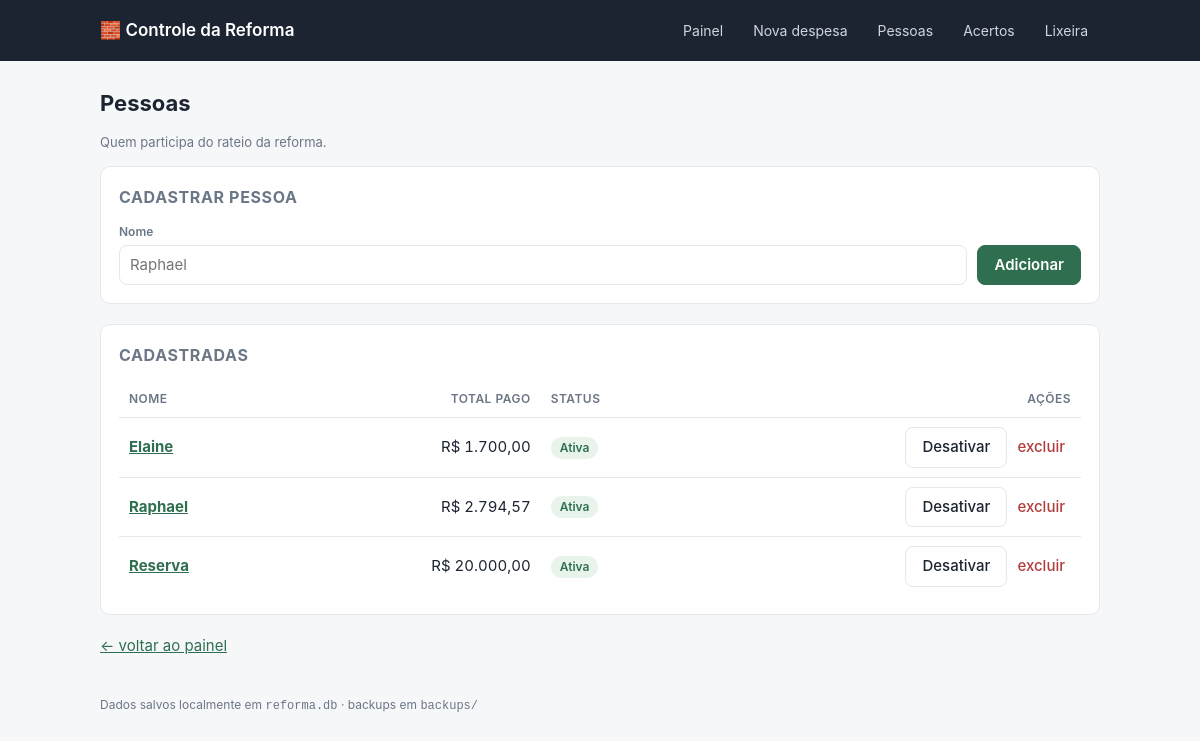
The page /pessoas on the database its author committed.
### tables this page shows
CREATE TABLE pessoa (
    id      INTEGER PRIMARY KEY AUTOINCREMENT,
    nome    TEXT NOT NULL UNIQUE,
    ativo   INTEGER NOT NULL DEFAULT 1
);

### app.py (the view, shortened to what this page needs)
@app.route("/pessoas", methods=["GET", "POST"])
def pessoas():
    return render_template(
        "pessoas.html",
        pessoas=db.listar_pessoas(),
        resumo=db.resumo_pessoas_geral(),
    )

### app.py (called while the page is built)
def brl(centavos):
    if centavos is None:
        centavos = 0
    sinal = "-" if centavos < 0 else ""
    centavos = abs(int(centavos))
    inteiro, cents = divmod(centavos, 100)
    return f"{sinal}R$ {inteiro:,.0f}".replace(",", ".") + f",{cents:02d}"

@app.after_request
def backup_apos_alteracao(response):
    if request.method == "POST":
        try:
            backup.fazer_backup()
        except Exception as e:  # backup nunca pode derrubar o app
            print(f"[backup] falhou: {e}")
    return response

@app.context_processor
def inject_globals():
    return {"pessoas_ativas": db.listar_pessoas(somente_ativas=True)}

### db.py (called while the page is built)
def connect():
    conn = sqlite3.connect(DB_PATH)
    conn.row_factory = sqlite3.Row
    conn.execute("PRAGMA foreign_keys = ON")
    return conn

@contextmanager
def get_db():
    conn = connect()
    try:
        yield conn
        conn.commit()
    except Exception:
        conn.rollback()
        raise
    finally:
        conn.close()

def listar_pessoas(somente_ativas=False):
    with get_db() as conn:
        sql = "SELECT * FROM pessoa"
        if somente_ativas:
            sql += " WHERE ativo = 1"
        sql += " ORDER BY nome COLLATE NOCASE"
        return conn.execute(sql).fetchall()

def resumo_pessoas_geral():
    with get_db() as conn:
        return conn.execute(
            """
            SELECT ps.id, ps.nome,
                   COALESCE(SUM(pg.valor), 0) AS total,
                   COUNT(pg.id) AS qtd
              FROM pessoa ps
              LEFT JOIN (
                    SELECT p.id, p.pessoa_id, p.valor
                      FROM pagamento p
                      JOIN parcela pc ON pc.id = p.parcela_id
                      JOIN despesa d  ON d.id = pc.despesa_id
                     WHERE d.excluido_em IS NULL
                   ) pg ON pg.pessoa_id = ps.id
             GROUP BY ps.id, ps.nome
             ORDER BY total DESC, ps.nome COLLATE NOCASE
            """
        ).fetchall()

### templates/pessoas.html (shortened to what this page needs)
{% extends "base.html" %}
{% block conteudo %}
<h1>Pessoas</h1>
<p class="suave pequeno">Quem participa do rateio da reforma.</p>
<div class="card">
  <h2>Cadastrar pessoa</h2>
  <form method="post" class="linha">
    <div class="campo cresce">
      <label for="nome">Nome</label>
      <input id="nome" name="nome" required placeholder="Raphael">
    </div>
    <button type="submit">Adicionar</button>
  </form>
</div>
<div class="card">
  <h2>Cadastradas</h2>
  {% if pessoas %}
  <table>
    <thead><tr><th>Nome</th><th class="num">Total pago</th><th>Status</th><th class="num">Ações</th></tr></thead>
    <tbody>
      {% for p in pessoas %}
      {% set r = (resumo | selectattr('id', 'equalto', p.id) | list | first) %}
      <tr>
        <td><a href="{{ url_for('detalhe_pessoa', pessoa_id=p.id) }}"><strong>{{ p.nome }}</strong></a></td>
        <td class="num">{{ (r.total if r else 0)|brl }}</td>
        <td>{% if p.ativo %}<span class="tag ok">Ativa</span>{% else %}<span class="tag off">Inativa</span>{% endif %}</td>
        <td class="num">
          <form method="post" action="{{ url_for('alternar_pessoa', pessoa_id=p.id) }}" style="display:inline">
            <button class="secundario" type="submit">{% if p.ativo %}Desativar{% else %}Reativar{% endif %}</button>
          </form>
          <form method="post" action="{{ url_for('remover_pessoa', pessoa_id=p.id) }}" style="display:inline"
                onsubmit="return confirm('Excluir {{ p.nome }}?')">
            <button class="link" type="submit">excluir</button>
          </form>
        </td>
      </tr>
      {% endfor %}
    </tbody>
  </table>
  {% else %}
    <p class="vazio">Nenhuma pessoa cadastrada.</p>
  {% endif %}
</div>
<p><a href="{{ url_for('index') }}">← voltar ao painel</a></p>
{% endblock %}

### static/style.css (style rules this page uses)
:root { --bg: #f6f7f9; --card: #ffffff; --linha: #e4e7ec; --texto: #1c2431; --suave: #6b7686; --acento: #2f6f4f; --acento-claro: #e8f3ec; --alerta: #b23c3c; --alerta-claro: #fdecec; --aviso: #a5741a; --aviso-claro: #fdf4e3; --raio: 10px; }
* { box-sizing: border-box; }
body { margin: 0; background: var(--bg); color: var(--texto); font: 15px/1.5 -apple-system, BlinkMacSystemFont, "Segoe UI", Roboto, Helvetica, Arial, sans-serif; }
h1 { font-size: 22px; margin: 0 0 4px; }
h2 { font-size: 16px; margin: 0 0 14px; text-transform: uppercase; letter-spacing: .04em; color: var(--suave); }
a { color: var(--acento); }
.card { background: var(--card); border: 1px solid var(--linha); border-radius: var(--raio); padding: 18px; margin-bottom: 20px; }
table { width: 100%; border-collapse: collapse; font-variant-numeric: tabular-nums; }
th, td { padding: 9px 10px; text-align: left; border-bottom: 1px solid var(--linha); vertical-align: middle; }
th { font-size: 12px; text-transform: uppercase; letter-spacing: .04em; color: var(--suave); font-weight: 600; }
td.num, th.num { text-align: right; }
tr:last-child td { border-bottom: none; }
.tag { display: inline-block; padding: 2px 9px; border-radius: 999px; font-size: 12px; font-weight: 600; }
.tag.ok { background: var(--acento-claro); color: var(--acento); }
form.linha { display: flex; gap: 10px; flex-wrap: wrap; align-items: flex-end; }
.campo { display: flex; flex-direction: column; gap: 4px; }
.campo label { font-size: 12px; color: var(--suave); font-weight: 600; }
input, select, textarea { font: inherit; padding: 8px 10px; border: 1px solid var(--linha); border-radius: 8px; background: #fff; color: var(--texto); min-width: 0; }
.campo.cresce { flex: 1 1 180px; }
button { font: inherit; font-weight: 600; padding: 8px 16px; border-radius: 8px; border: 1px solid var(--acento); background: var(--acento); color: #fff; cursor: pointer; }
button.secundario { background: #fff; color: var(--texto); border-color: var(--linha); font-weight: 500; }
button.link { background: none; border: none; color: var(--alerta); padding: 2px 6px; font-weight: 500; cursor: pointer; }
.suave { color: var(--suave); }
.pequeno { font-size: 13px; }

### rows shown on the page
pessoa: nome "Elaine", total "R$ 1.700,00", ativo "Ativa"
pessoa: nome "Raphael", total "R$ 2.794,57", ativo "Ativa"
pessoa: nome "Reserva", total "R$ 20.000,00", ativo "Ativa"
